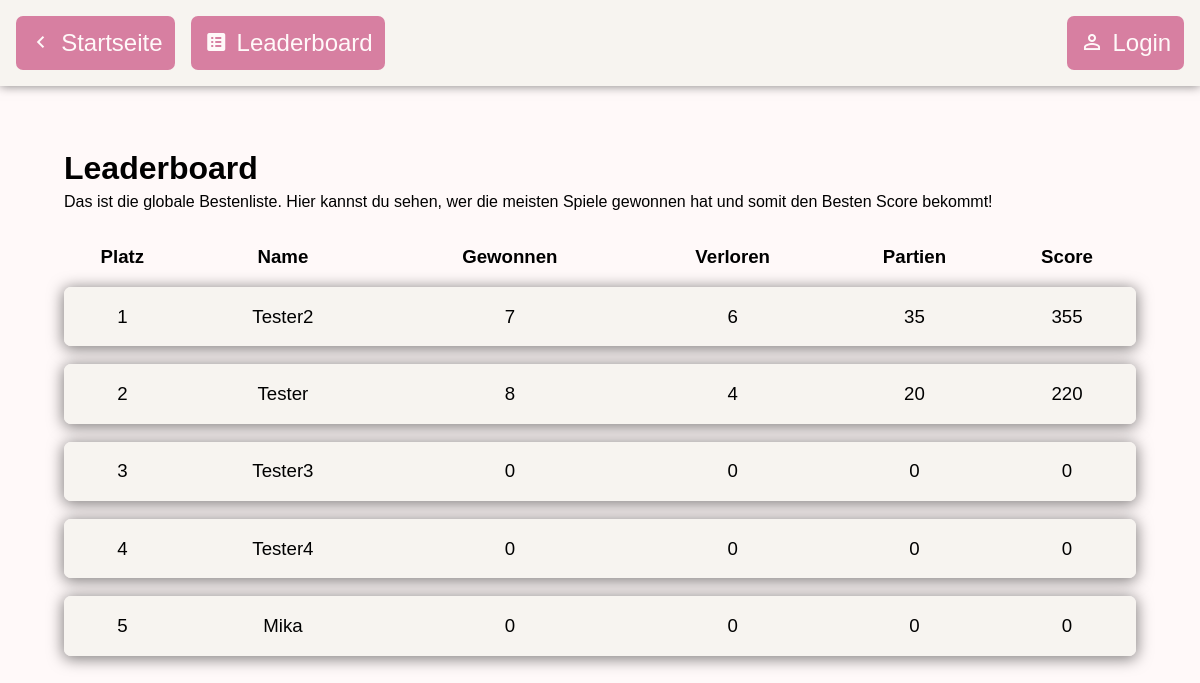
The app's page /leaderboard with its own data.
### tables this page shows
CREATE TABLE users(id INTEGER PRIMARY KEY AUTOINCREMENT, name VARCHAR NOT NULL, password VARCHAR NOT NULL, games_won INTEGER DEFAULT 0, games_lost INTEGER DEFAULT 0, games_played INTEGER DEFAULT 0);

### app.py (the view)
@app.route("/leaderboard")
def leaderboard():
    con = sqlite3.connect("database.db")
    cur = con.cursor()
    response = cur.execute("SELECT name, games_won, games_lost, games_played, (games_played * 10 + games_won * 5 - games_lost * 5) AS score FROM users ORDER BY score DESC")
    data = response.fetchall()
    con.close()
    print(data)
    return render_template("leaderboard.html", users=data)

### templates/leaderboard.html (shortened to what this page needs)
<!DOCTYPE html>
<html lang="en">
<head>
    <link rel="stylesheet" href="css/main.css">
    <link rel="stylesheet" href="https://cdn.jsdelivr.net/npm/@mdi/font@7.4.47/css/materialdesignicons.min.css">
    <link rel="stylesheet" href="css/leaderboard.css">
</head>
<body>
    <div class="header" id="header">
        <div class="left-section">
            <a href="/" class="icon-text-button">
                <span class="mdi mdi-chevron-left"></span>
                <p>Startseite</p>
            </a>
            <a href="leaderboard" class="icon-text-button">
                <span class="mdi mdi-list-box"></span>
                <p>Leaderboard</p>
            </a>
        </div>
        <div class="right-section">
            {% if session["logged_in"] %}
                <div class="icon-text-display">
                    <span class="mdi mdi-account"></span>
                    <p class="icon-text-display">{{session["username"]}}</p>
                </div>
                <a href="login/end_session" class="icon-text-button">
                    <span class="mdi mdi-logout"></span>
                    <p>Logout</p>
                </a>
            {% else %}
                <a href="login" class="icon-text-button">
                    <span class="mdi mdi-account-outline"></span>
                    <p>Login</p>
                </a>
            {% endif %}
        </div>
    </div>
    <div class="content">
        <h1>Leaderboard</h1>
        <p>Das ist die globale Bestenliste. Hier kannst du sehen, wer die meisten Spiele gewonnen hat und somit den Besten Score bekommt!</p>
        <table>
            <tr id="standard-th">
                <th>Platz</th>
                <th>Name</th>
                <th>Gewonnen</th>
                <th>Verloren</th>
                <th>Partien</th>
                <th>Score</th>
            </tr>
            {% for user in users %}
                {% if user[0] == session["username"] %}
                    <tr class="highlight entry">
                {% else %}
                    <tr class="entry">
                {% endif %}
                        <td class="first-td">{{loop.index}}</td>
                        <td>{{user[0]}}</td>
                        <td>{{user[1]}}</td>
                        <td>{{user[2]}}</td>
                        <td>{{user[3]}}</td>
                        <td class="last-td">{{user[4]}}</td>
                    </tr>
            {% endfor %}
        </table>
    </div>
</body>
</html>

### static/css/main.css (style rules this page uses)
:root { --main_color: #D77FA1; --main_color_hover: #C76F91; --main_color_disabled: #B75F81; --main_color_hightlight: #ffe0ed; --background_color: #FFF9F9; --background_color_secondary: #F7F4F0; --o_color: #BFB1DF; --x_color: #FAC6A0; --error_message: red; --success_message: #00c100; --gray: gray; }
body { background-color: var(--background_color); font-family: Arial, Helvetica, sans-serif; margin: 0; }
h1 { margin-bottom: 0.2em; }
p { margin-top: 0; }
.header { display: flex; justify-content: space-between; background: var(--background_color_secondary); padding: 1em; box-shadow: rgba(0, 0, 0, 0.5) 0 0 10px; }
.header > div { display: flex; gap: 1em; align-items: center; }
.content { margin: 4em; }
.icon-text-button { border: none; border-radius: 7px; padding: 0.8em; text-decoration: none; color: var(--background_color); display: flex; justify-content: center; align-items: center; transition: box-shadow 0.3s; background: var(--main_color); cursor: pointer; transition-timing-function: ease-in-out; transition-duration: 50ms; }
.icon-text-button span, .icon-text-button p { font-size: 18pt; margin: 0; }
.icon-text-button span { margin-right: 0.35em; }
.entry { background: var(--background_color_secondary); padding: 20px; border-radius: 7px; box-shadow: 0px 2px 15px 1px rgba(0, 0, 0, 0.5); margin-bottom: 30px; }

### static/css/leaderboard.css (style rules this page uses)
table { border-spacing: 0 1em; font-size: 14pt; width: 100%; }
td { padding: 1em 0.5em; text-align: center; background: var(--background_color_secondary); }
.first-td { border-radius: 7px 0 0 7px; }
.last-td { border-radius: 0 7px 7px 0; }
.entry { background: none; }

### records on screen
users: name "Tester2", games_won "7", games_lost "6", games_played "35", user "355"
users: name "Tester", games_won "8", games_lost "4", games_played "20", user "220"
users: name "Tester3", games_won "0", games_lost "0", games_played "0", user "0"
users: name "Tester4", games_won "0", games_lost "0", games_played "0", user "0"
users: name "Mika", games_won "0", games_lost "0", games_played "0", user "0"
